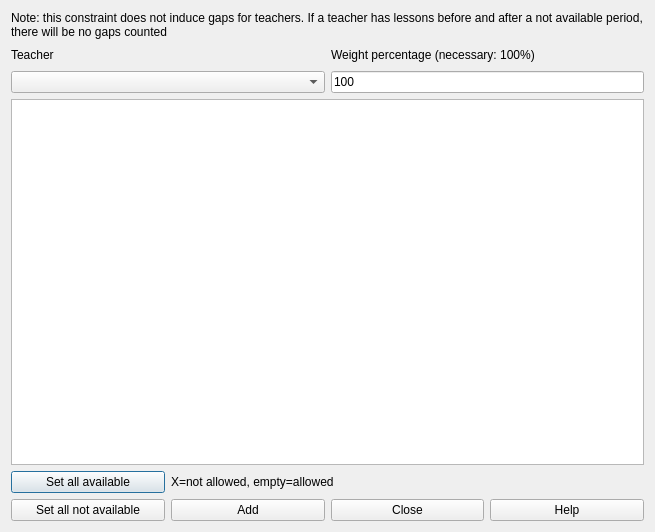
<?xml version="1.0" encoding="UTF-8"?>
<ui version="4.0">
 <class>AddConstraintTeacherNotAvailableTimesForm_template</class>
 <widget class="QDialog" name="AddConstraintTeacherNotAvailableTimesForm_template">
  <property name="geometry">
   <rect>
    <x>0</x>
    <y>0</y>
    <width>655</width>
    <height>532</height>
   </rect>
  </property>
  <property name="windowTitle">
   <string extracomment="This is the title of the dialog to add a new constraint of this type">Add teacher not available times</string>
  </property>
  <layout class="QGridLayout" name="gridLayout_2">
   <item row="0" column="0">
    <widget class="QLabel" name="textLabel1">
     <property name="sizePolicy">
      <sizepolicy hsizetype="Minimum" vsizetype="Minimum">
       <horstretch>0</horstretch>
       <verstretch>0</verstretch>
      </sizepolicy>
     </property>
     <property name="text">
      <string>Note: this constraint does not induce gaps for teachers. If a teacher has lessons before and after a not available period, there will be no gaps counted</string>
     </property>
     <property name="wordWrap">
      <bool>true</bool>
     </property>
    </widget>
   </item>
   <item row="1" column="0">
    <layout class="QGridLayout" name="upGridLayout">
     <item row="0" column="0">
      <layout class="QGridLayout" name="teacherGridLayout">
       <item row="0" column="1">
        <spacer name="spacer1">
         <property name="orientation">
          <enum>Qt::Horizontal</enum>
         </property>
         <property name="sizeType">
          <enum>QSizePolicy::Expanding</enum>
         </property>
         <property name="sizeHint" stdset="0">
          <size>
           <width>71</width>
           <height>20</height>
          </size>
         </property>
        </spacer>
       </item>
       <item row="1" column="0" colspan="2">
        <widget class="QComboBox" name="teachersComboBox">
         <property name="editable">
          <bool>false</bool>
         </property>
         <property name="insertPolicy">
          <enum>QComboBox::NoInsert</enum>
         </property>
         <property name="autoCompletion">
          <bool>false</bool>
         </property>
         <property name="duplicatesEnabled">
          <bool>false</bool>
         </property>
        </widget>
       </item>
       <item row="0" column="0">
        <widget class="QLabel" name="teacherTextLabel">
         <property name="frameShape">
          <enum>QFrame::NoFrame</enum>
         </property>
         <property name="frameShadow">
          <enum>QFrame::Plain</enum>
         </property>
         <property name="text">
          <string>Teacher</string>
         </property>
         <property name="wordWrap">
          <bool>false</bool>
         </property>
        </widget>
       </item>
      </layout>
     </item>
     <item row="0" column="1">
      <layout class="QVBoxLayout" name="weightBoxLayout">
       <item>
        <widget class="QLabel" name="weightTextLabel">
         <property name="frameShape">
          <enum>QFrame::NoFrame</enum>
         </property>
         <property name="frameShadow">
          <enum>QFrame::Plain</enum>
         </property>
         <property name="text">
          <string>Weight percentage (necessary: 100%)</string>
         </property>
         <property name="wordWrap">
          <bool>false</bool>
         </property>
        </widget>
       </item>
       <item>
        <widget class="QLineEdit" name="weightLineEdit">
         <property name="text">
          <string>100</string>
         </property>
        </widget>
       </item>
      </layout>
     </item>
    </layout>
   </item>
   <item row="2" column="0">
    <widget class="QTableWidget" name="notAllowedTimesTable"/>
   </item>
   <item row="3" column="0">
    <layout class="QGridLayout" name="buttonsGridLayout">
     <item row="0" column="0">
      <widget class="QPushButton" name="setAllAvailablePushButton">
       <property name="text">
        <string>Set all available</string>
       </property>
      </widget>
     </item>
     <item row="0" column="1" colspan="3">
      <widget class="QLabel" name="label">
       <property name="text">
        <string extracomment="This is an explanation in a dialog for a constraint. It says that symbol X means that this slot is not allowed, and an empty cell means that the slot is allowed">X=not allowed, empty=allowed</string>
       </property>
      </widget>
     </item>
     <item row="1" column="0">
      <widget class="QPushButton" name="setAllNotAvailablePushButton">
       <property name="text">
        <string>Set all not available</string>
       </property>
      </widget>
     </item>
     <item row="1" column="1">
      <widget class="QPushButton" name="addConstraintPushButton">
       <property name="text">
        <string>Add</string>
       </property>
      </widget>
     </item>
     <item row="1" column="2">
      <widget class="QPushButton" name="closePushButton">
       <property name="text">
        <string>Close</string>
       </property>
      </widget>
     </item>
     <item row="1" column="3">
      <widget class="QPushButton" name="pushButton5">
       <property name="text">
        <string>Help</string>
       </property>
      </widget>
     </item>
    </layout>
   </item>
  </layout>
 </widget>
 <layoutdefault spacing="6" margin="11"/>
 <tabstops>
  <tabstop>teachersComboBox</tabstop>
  <tabstop>weightLineEdit</tabstop>
  <tabstop>addConstraintPushButton</tabstop>
  <tabstop>closePushButton</tabstop>
  <tabstop>pushButton5</tabstop>
  <tabstop>setAllAvailablePushButton</tabstop>
  <tabstop>setAllNotAvailablePushButton</tabstop>
 </tabstops>
 <resources/>
 <connections/>
</ui>
